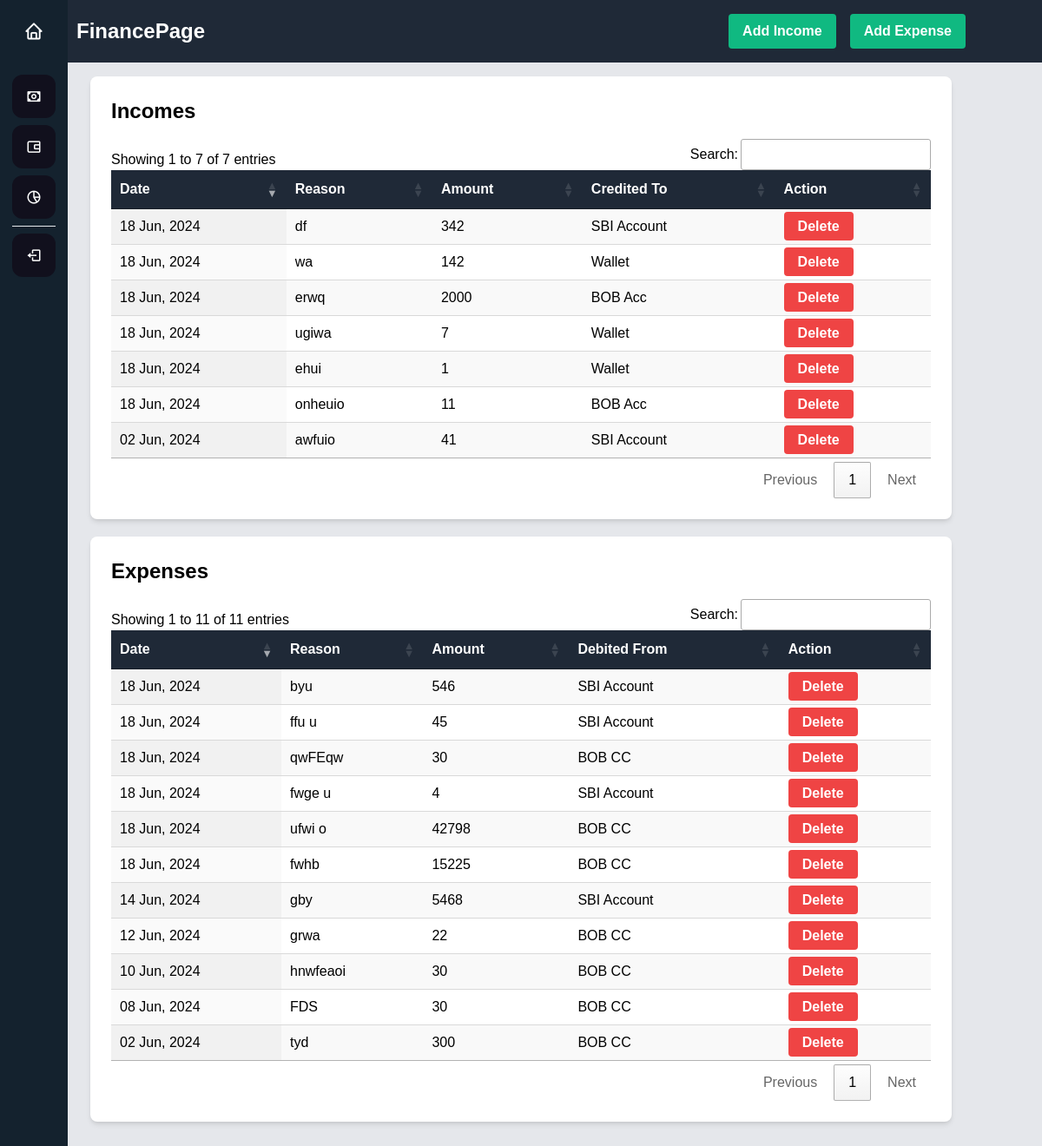
Page /finance (signed in) on the committed database.
### BaseApp/models.py (models this page shows, shortened)
class incomeSource(models.Model):
    user = models.ForeignKey(User , on_delete=models.CASCADE)
    name = models.CharField(max_length=50)
    amount = models.IntegerField()
    creditedIn = models.ForeignKey(baseMoney , on_delete=models.CASCADE)
    date = models.DateField(default=timezone.now)
    time = models.TimeField(default=timezone.now)

class baseMoney(models.Model):
    user = models.ForeignKey(User , on_delete=models.CASCADE)
    name = models.CharField(max_length=50)
    amount = models.IntegerField(null=True, blank=True)
    Bank_Account = 'Bank Account'
    Credit_Card = 'Credit Card'
    Cash = 'Cash'
    Account_choices = [
        (Bank_Account, 'Bank Account'),
        (Credit_Card, 'Credit Card'),
        (Cash, 'Cash'),
    ]
    typeofacc = models.CharField(max_length=20 , choices=Account_choices , default=Cash)
    limit = models.IntegerField(null=True, blank=True)
    spent = models.IntegerField(blank=True , default=0)
    def __str__(self):
        return self.name

class expenseSource(models.Model):
    user = models.ForeignKey(User, on_delete=models.CASCADE)
    name = models.CharField(max_length=50)
    amount = models.IntegerField()
    debitedFrom = models.ForeignKey(baseMoney , on_delete=models.CASCADE)
    date = models.DateField(default=timezone.now)
    time = models.TimeField(default=timezone.now)

### BaseApp/views.py (the view)
# urls.py: path("finance" , views.financeview , name="financeurl"),
def financeview(request):
    if request.user.is_authenticated:
        income_list = incomeSource.objects.filter(user=request.user).order_by('-date', '-time')
        expense_list = expenseSource.objects.filter(user=request.user).order_by('-date', '-time')
        username = request.user
        accounts = baseMoney.objects.filter(user=request.user)
        today_date = dateformat.format(timezone.now(), 'Y-m-d')
        return render(request, 'finance/finance.html', {
            'income_page_obj': income_list,
            'expense_page_obj': expense_list,
            'user': username,
            'accounts': accounts,
            'today_date': today_date
        })
    else:
        return redirect('homePage')

### templates/finance/finance.html (shortened to what this page needs)
{% extends "homePage.html" %}
{% load static %}
{% block style %}
<link href="{% static "css/expopop.css" %}" rel="stylesheet">
<link href="{% static "css/incopop.css" %}" rel="stylesheet">
{% endblock style %}
{% block head %}
<nav class="bg-gray-800 p-4">
    <div class="container mx-auto flex justify-between items-center">
        <div class="text-white text-2xl font-bold">FinancePage</div>
        <div class="flex justify-center space-x-4">
            <a href="#" onclick="incomepopup()" class="bg-green-500 hover:bg-green-700 text-white font-bold py-2 px-4 rounded">Add Income</a>
            <a href="#" onclick="popupFn()" class=" bg-green-500 hover:bg-green-700 text-white font-bold py-2 px-4 rounded">Add Expense</a>
        </div>
    </div>
</nav>
{% endblock head %}
{% block content %}
<div class="bg-white shadow-md rounded-lg p-6 mb-5">
    <h2 class="text-2xl font-semibold mb-4">Incomes</h2>
    <table class="display alltable responsive nowrap">
        <thead>
            <tr class="bg-gray-800 text-white" align="left">
                <th>Date</th>
                <th>Reason</th>
                <th>Amount</th>
                <th>Credited To</th>
                <th>Action</th>
            </tr>
        </thead>
        <tbody>
            {% for inco in income_page_obj %}
            <tr class="border-b">
                <td>{{ inco.date|date:"d M, Y" }}</td>
                <td>{{ inco.name }}</td>
                <td>{{ inco.amount }}</td>
                <td>{{ inco.creditedIn }}</td>
                <td>
                    <a  class="bg-red-500 hover:bg-red-700 text-white font-bold py-2 px-4 rounded">Delete</a>
                </td>
            </tr>
            {% endfor %}
        </tbody>
    </table>
</div>
<div class="bg-white shadow-md rounded-lg p-6 mb-5">
    <h2 class="text-2xl font-semibold mb-4">Expenses</h2>
    <table class="display alltable responsive nowrap">
        <thead>
            <tr class="bg-gray-800 text-white" align="left">
                <th>Date</th>
                <th>Reason</th>
                <th>Amount</th>
                <th>Debited From</th>
                <th>Action</th>
            </tr>
        </thead>
        <tbody>
            {% for expo in expense_page_obj %}
            <tr class="border-b">
                <td>{{ expo.date|date:"d M, Y" }}</td>
                <td>{{ expo.name }}</td>
                <td>{{ expo.amount }}</td>
                <td>{{ expo.debitedFrom }}</td>
                <td>
                    <a href="{% url 'delete-expense' expo.id %}" class="bg-red-500 hover:bg-red-700 text-white font-bold py-2 px-4 rounded">Delete</a>
                </td>
            </tr>
            {% endfor %}
        </tbody>
    </table>
</div>
{% endblock content %}

### templates/static/css/nav.css (style rules this page uses)
* { margin: 0; padding: 0; box-sizing: border-box; font-family: "Poppins", sans-serif; }

### rows in the picture
incomeSource: date "18 Jun, 2024", name "df", amount "342", creditedIn "SBI Account"
incomeSource: date "18 Jun, 2024", name "wa", amount "142", creditedIn "Wallet"
incomeSource: date "18 Jun, 2024", name "erwq", amount "2000", creditedIn "BOB Acc"
incomeSource: date "18 Jun, 2024", name "ugiwa", amount "7", creditedIn "Wallet"
incomeSource: date "18 Jun, 2024", name "ehui", amount "1", creditedIn "Wallet"
incomeSource: date "18 Jun, 2024", name "onheuio", amount "11", creditedIn "BOB Acc"
incomeSource: date "02 Jun, 2024", name "awfuio", amount "41", creditedIn "SBI Account"
expenseSource: date "18 Jun, 2024", name "byu", amount "546", debitedFrom "SBI Account"
expenseSource: date "18 Jun, 2024", name "ffu u", amount "45", debitedFrom "SBI Account"
expenseSource: date "18 Jun, 2024", name "qwFEqw", amount "30", debitedFrom "BOB CC"
expenseSource: date "18 Jun, 2024", name "fwge u", amount "4", debitedFrom "SBI Account"
expenseSource: date "18 Jun, 2024", name "ufwi o", amount "42798", debitedFrom "BOB CC"
expenseSource: date "18 Jun, 2024", name "fwhb", amount "15225", debitedFrom "BOB CC"
expenseSource: date "14 Jun, 2024", name "gby", amount "5468", debitedFrom "SBI Account"
expenseSource: date "12 Jun, 2024", name "grwa", amount "22", debitedFrom "BOB CC"
expenseSource: date "10 Jun, 2024", name "hnwfeaoi", amount "30", debitedFrom "BOB CC"
expenseSource: date "08 Jun, 2024", name "FDS", amount "30", debitedFrom "BOB CC"
expenseSource: date "02 Jun, 2024", name "tyd", amount "300", debitedFrom "BOB CC"
